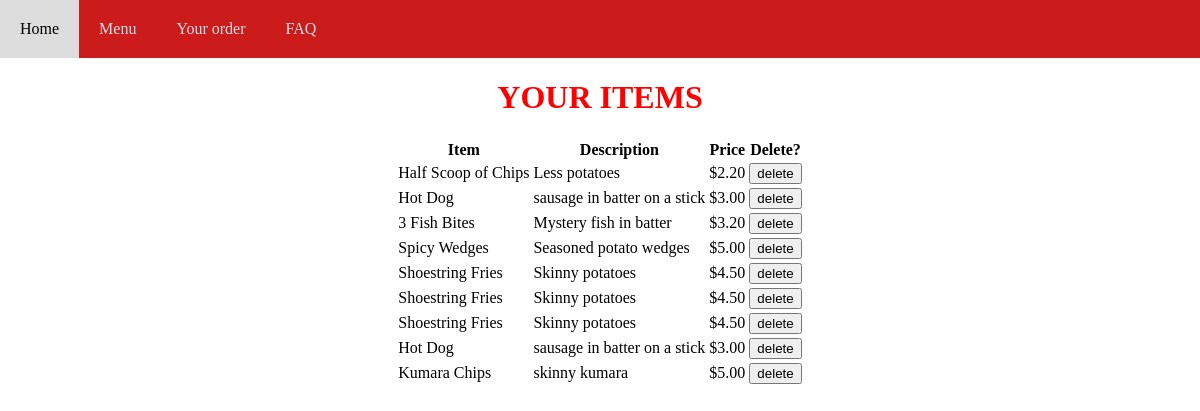
The page /orders on the database its author committed.
### tables this page shows
CREATE TABLE item (id INTEGER PRIMARY KEY, name STRING, description STRING, price DECIMAL);

### main.py (the view)
@app.route("/orders")
def orders():
    cursor = get_db().cursor()
    sql = "SELECT item.id, name, description, price FROM item INNER JOIN order_item ON item.id = order_item.item_id"
    cursor.execute(sql)
    results = cursor.fetchall()
    return render_template("order.html", results=results)

### main.py (called while the page is built)
def get_db():
    db = getattr(g, '_database', None)
    if db is None:
        db = g._database = sqlite3.connect(DATABASE)
    return db

@app.teardown_appcontext
def close_connection(exception):
    db = getattr(g, '_database', None)
    if db is not None:
        db.close()

### templates/order.html (shortened to what this page needs)
<!DOCTYPE html>
<html lang="en">
<head>
</head>
<link rel="stylesheet" href={{url_for('static',filename='stickymenu.css')}}>
<body>
  <div id="navbar">
      <a href="http://127.0.0.1:5000/home">Home</a>
      <a href="http://127.0.0.1:5000/menu">Menu</a>
      <a href="http://127.0.0.1:5000/orders">Your order</a>
      <a href="http://127.0.0.1:5000/faq">FAQ</a>
    </div>
<body>
  <h1>YOUR ITEMS</h1>
  <table class="center">
      <tr>
          <th>Item</th>
          <th>Description</th>
          <th>Price</th>
          <th>Delete?</th>
      </tr>
  {% for item in results %}
<tr>
    <td>{{ item [1] }}</td>
    <td>{{ item [2] }}</td>
    <td>{{ item [3] }}</td>
    <td>
      <form action="/delete" method="post">
        <input type="submit" value="delete">
      </form>
    </td>
</tr>
  {% endfor %}
  </table>
    </body>
</html>

### static/stickymenu.css (style rules this page uses)
#navbar { overflow: hidden; background-color: rgb(204, 27, 27); margin: 0px; padding:0px; width: 100%; }
#navbar a { float: left; display: block; color: #d8dee7; text-align: center; padding: 20px; text-decoration: none; }

### templates/order.html (style rules this page uses)
html,body { padding:0; margin:0; }
h1 { color: red; text-align: center; }
table.center { margin-left: auto; margin-right: auto; }

### rows shown on the page
item: name "Half Scoop of Chips", description "Less potatoes", price "$2.20"
item: name "Hot Dog", description "sausage in batter on a stick", price "$3.00"
item: name "3 Fish Bites", description "Mystery fish in batter", price "$3.20"
item: name "Spicy Wedges", description "Seasoned potato wedges", price "$5.00"
item: name "Shoestring Fries", description "Skinny potatoes", price "$4.50"
item: name "Kumara Chips", description "skinny kumara", price "$5.00"
